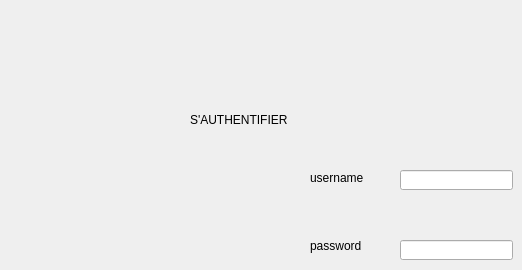
    <widget class="QWidget" name="page">
     <widget class="QLabel" name="label">
      <property name="geometry">
       <rect>
        <x>190</x>
        <y>110</y>
        <width>141</width>
        <height>20</height>
       </rect>
      </property>
      <property name="text">
       <string>S'AUTHENTIFIER</string>
      </property>
     </widget>
     <widget class="QLabel" name="label_3">
      <property name="geometry">
       <rect>
        <x>310</x>
        <y>230</y>
        <width>81</width>
        <height>31</height>
       </rect>
      </property>
      <property name="text">
       <string>password</string>
      </property>
     </widget>
     <widget class="QLabel" name="label_2">
      <property name="geometry">
       <rect>
        <x>310</x>
        <y>170</y>
        <width>91</width>
        <height>16</height>
       </rect>
      </property>
      <property name="text">
       <string>username</string>
      </property>
     </widget>
     <widget class="QLineEdit" name="lineEdit">
      <property name="geometry">
       <rect>
        <x>400</x>
        <y>170</y>
        <width>113</width>
        <height>20</height>
       </rect>
      </property>
     </widget>
     <widget class="QLineEdit" name="lineEdit_2">
      <property name="geometry">
       <rect>
        <x>400</x>
        <y>240</y>
        <width>113</width>
        <height>20</height>
       </rect>
      </property>
     </widget>
    </widget>
